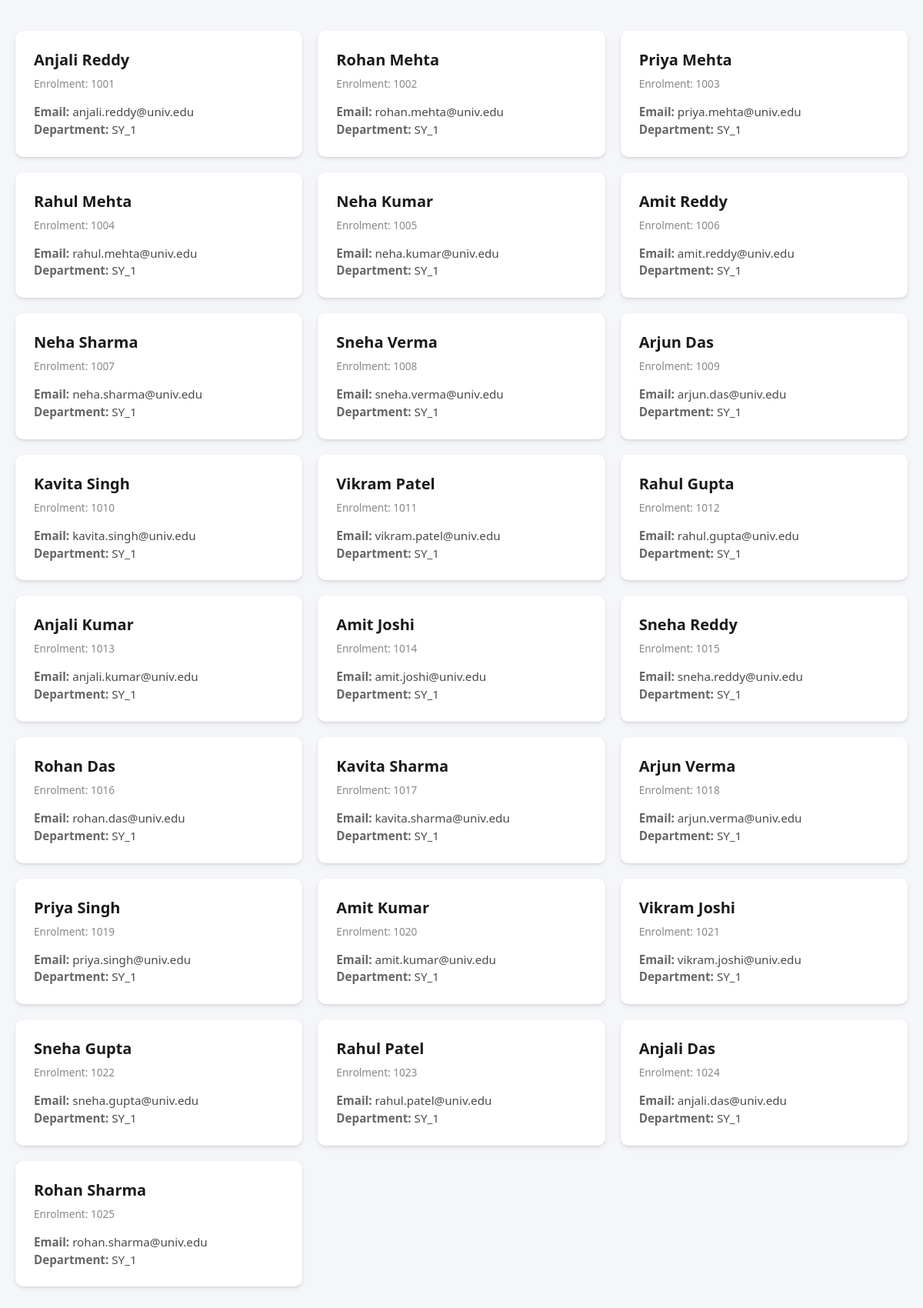
Page /show_stu on the committed database.
### coll/models.py (models this page shows, shortened)
class Student(models.Model):
    name=models.CharField()
    email=models.CharField()
    eno=models.IntegerField()
    deparment=models.ForeignKey(Dep,on_delete=models.CASCADE)
    image=models.ImageField(upload_to="students/",blank=True,null=True)

class Dep(models.Model):
    hod_name=models.CharField()
    dept_name=models.CharField(null=True)
    def __str__(self):
        return self.dept_name

### coll/views.py (the view)
# urls.py: path("show_stu",views.show_stu,name="show_stu"),
def show_stu(request):
    data=Student.objects.all()
    return render(request,"show_stu.html",{"data":data})

### coll/templates/show_stu.html (shortened to what this page needs)
<!DOCTYPE html>
<html lang="en">
<head>
</head>
<body>
    <div class="card-container">
        {% for i in data %}
        <div class="card">
            <h2 class="card-title">{{ i.name }}</h2>
            <div class="card-meta">Enrolment: {{ i.eno }}</div>
            <div class="card-body">
                <div><span class="info-label">Email:</span> {{ i.email }}</div>
                <div><span class="info-label">Department:</span> {{ i.deparment }}</div>
            </div>
        </div>
        {% endfor %}
    </div>
</body>
</html>

### coll/templates/show_stu.html (style rules this page uses)
body { font-family: 'Segoe UI', Tahoma, Geneva, Verdana, sans-serif; background-color: #f4f6f9; margin: 0; padding: 40px 20px; }
.card-container { display: grid; grid-template-columns: repeat(auto-fill, minmax(280px, 1fr)); gap: 20px; max-width: 1200px; margin: 0 auto; }
.card { background: #ffffff; border-radius: 10px; box-shadow: 0 4px 6px rgba(0, 0, 0, 0.05), 0 1px 3px rgba(0, 0, 0, 0.1); padding: 24px; display: flex; flex-direction: column; transition: transform 0.2s ease, box-shadow 0.2s ease; }
.card-title { font-size: 1.25rem; font-weight: 600; color: #1a1a1a; margin: 0 0 8px 0; }
.card-meta { font-size: 0.85rem; color: #888888; margin-bottom: 16px; }
.card-body { font-size: 0.95rem; color: #4a4a4a; line-height: 1.5; }
.info-label { font-weight: 600; color: #666666; }

### rows in the picture
Student: name "Anjali Reddy", eno "1001", email "anjali.reddy@univ.edu", deparment "SY_1"
Student: name "Rohan Mehta", eno "1002", email "rohan.mehta@univ.edu", deparment "SY_1"
Student: name "Priya Mehta", eno "1003", email "priya.mehta@univ.edu", deparment "SY_1"
Student: name "Rahul Mehta", eno "1004", email "rahul.mehta@univ.edu", deparment "SY_1"
Student: name "Neha Kumar", eno "1005", email "neha.kumar@univ.edu", deparment "SY_1"
Student: name "Amit Reddy", eno "1006", email "amit.reddy@univ.edu", deparment "SY_1"
Student: name "Neha Sharma", eno "1007", email "neha.sharma@univ.edu", deparment "SY_1"
Student: name "Sneha Verma", eno "1008", email "sneha.verma@univ.edu", deparment "SY_1"
Student: name "Arjun Das", eno "1009", email "arjun.das@univ.edu", deparment "SY_1"
Student: name "Kavita Singh", eno "1010", email "kavita.singh@univ.edu", deparment "SY_1"
Student: name "Vikram Patel", eno "1011", email "vikram.patel@univ.edu", deparment "SY_1"
Student: name "Rahul Gupta", eno "1012", email "rahul.gupta@univ.edu", deparment "SY_1"
Student: name "Anjali Kumar", eno "1013", email "anjali.kumar@univ.edu", deparment "SY_1"
Student: name "Amit Joshi", eno "1014", email "amit.joshi@univ.edu", deparment "SY_1"
Student: name "Sneha Reddy", eno "1015", email "sneha.reddy@univ.edu", deparment "SY_1"
Student: name "Rohan Das", eno "1016", email "rohan.das@univ.edu", deparment "SY_1"
Student: name "Kavita Sharma", eno "1017", email "kavita.sharma@univ.edu", deparment "SY_1"
Student: name "Arjun Verma", eno "1018", email "arjun.verma@univ.edu", deparment "SY_1"
Student: name "Priya Singh", eno "1019", email "priya.singh@univ.edu", deparment "SY_1"
Student: name "Amit Kumar", eno "1020", email "amit.kumar@univ.edu", deparment "SY_1"
Student: name "Vikram Joshi", eno "1021", email "vikram.joshi@univ.edu", deparment "SY_1"
Student: name "Sneha Gupta", eno "1022", email "sneha.gupta@univ.edu", deparment "SY_1"
Student: name "Rahul Patel", eno "1023", email "rahul.patel@univ.edu", deparment "SY_1"
Student: name "Anjali Das", eno "1024", email "anjali.das@univ.edu", deparment "SY_1"
Student: name "Rohan Sharma", eno "1025", email "rohan.sharma@univ.edu", deparment "SY_1"
